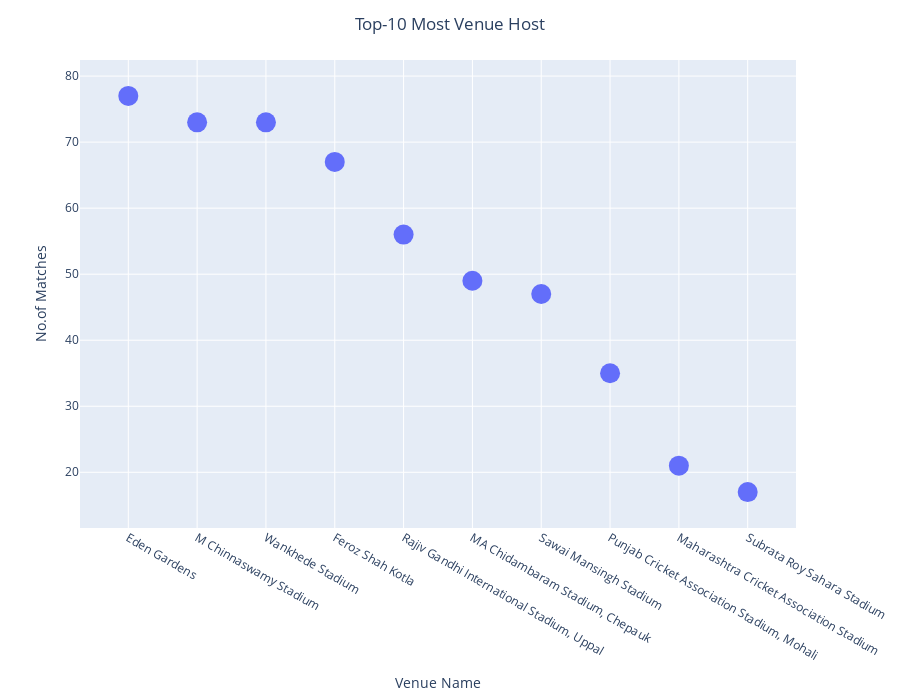

This figure's notebook cell:
### Markdown cell above
# 9.Name the top-10 venue that has hosted the most number of games in IPL?

### Code cell
venue_counts = list(df2['venue'].value_counts())[:10]
venue_counts_ls = list(df2['venue'].value_counts().index)[:10]
fig = px.scatter(df2,x=venue_counts_ls,y=venue_counts,size_max=60)
fig.update_layout(title_text='Top-10 Most Venue Host', title_x=0.5,height=700,xaxis_title="Venue Name", yaxis_title="No.of Matches")
fig.update_traces(marker_size=20)
fig.show()

### Figure 1 — Plotly figure (JSON) as saved in the notebook; plotly's stock layout.template omitted (floating-point values rounded to 4 significant figures)
{"data": [{"hovertemplate": "x=%{x}<br>y=%{y}<extra></extra>", "legendgroup": "", "marker": {"color": "#636efa", "symbol": "circle", "size": 20}, "mode": "markers", "name": "", "orientation": "v", "showlegend": false, "x": ["Eden Gardens", "M Chinnaswamy Stadium", "Wankhede Stadium", "Feroz Shah Kotla", "Rajiv Gandhi International Stadium, Uppal", "MA Chidambaram Stadium, Chepauk", "Sawai Mansingh Stadium", "Punjab Cricket Association Stadium, Mohali", "Maharashtra Cricket Association Stadium", "Subrata Roy Sahara Stadium"], "xaxis": "x", "y": [77, 73, 73, 67, 56, 49, 47, 35, 21, 17], "yaxis": "y", "type": "scatter"}], "layout": {"xaxis": {"anchor": "y", "domain": [0, 1], "title": {"text": "Venue Name"}}, "yaxis": {"anchor": "x", "domain": [0, 1], "title": {"text": "No.of Matches"}}, "legend": {"tracegroupgap": 0}, "margin": {"t": 60}, "title": {"text": "Top-10 Most Venue Host", "x": 0.5}, "height": 700}}
